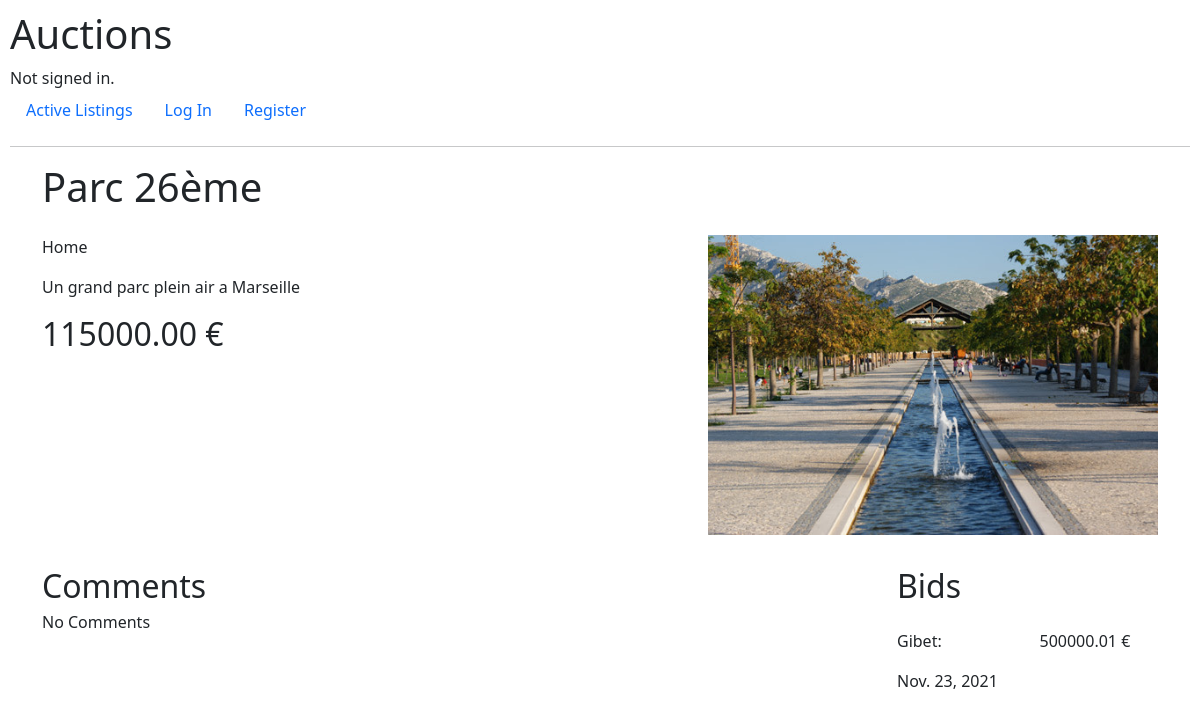
Page /listing/10 on the committed database.
### auctions/models.py (models this page shows, shortened)
class Listing(models.Model):
    author = models.ForeignKey(User, on_delete=models.CASCADE)
    name = models.CharField(max_length=80)
    descryption = models.CharField(max_length=240)
    image = models.ImageField(null=True, blank=True, default='',upload_to='img')
    category = models.ForeignKey(Category, on_delete=models.CASCADE)
    price = models.DecimalField(max_digits=9, decimal_places=2)
    opened =models.BooleanField(default=True)

class Category(models.Model):
    name = models.CharField(max_length=50)
    def __str__(self):
        return f"{self.name}"

class Bid(models.Model):
    listing = models.ForeignKey(Listing, on_delete=models.CASCADE)
    author = models.ForeignKey(User, on_delete=models.CASCADE)
    bid_date = models.DateField(auto_now_add=True)
    value = models.DecimalField(max_digits=8, decimal_places=2)

class User(AbstractUser):
    pass

### auctions/views.py (the view, shortened to what this page needs)
# urls.py: path("listing/<int:item_id>", views.listing_page, name="listing"),
def listing_page(request, item_id):
    is_watched = False
    is_author = False
    is_winner = False
    entry = Listing.objects.get(id = item_id)
    if request.method == "POST":
        Listing.objects.filter(id = item_id).update(opened = False)
        if Bid.objects.filter(listing = entry).order_by('value').first():
            best_bid = Bid.objects.filter(listing = entry).order_by('value').first()
            Winner.objects.create(user = best_bid.author, listings = entry)
        return redirect('index')
    return render(request, "auctions/listing.html", {
        "listing": entry,
        "is_watched": is_watched,
        "is_author": is_author,
        "is_winner": is_winner,
        "comments": Comment.objects.filter(listing = entry),
        "bids": Bid.objects.filter(listing = entry),
        "commentform": comment_form(),
        "bidform": bid_form()
    })

### auctions/templates/auctions/listing.html (shortened to what this page needs)
{% extends "auctions/layout.html" %}
{% block body %}
    <div class="container">
        <div class="row">
            <div class="col-sm-9 feature">
                <h1>{{ listing.name }}</h1>
            </div>
            <div class="col-sm-3 feature row py-3">
            </div>
        </div>
    </div>
    <div class="container">
        <div class="row py-3">
            <div class="col-sm-6 feature">
                <p>{{ listing.category }}</p>
                <p>{{ listing.descryption }}</p>
                <h2>{{ listing.price }} €</h2>
            </div>
            <div id="image" class="col-sm-6 feature">
                <img src="{{ listing.image.url }}" alt="{{ listing.name }}" style="max-height:300px" onerror="this.src='https://www.pelectra.fr/includes/uploads/core/error_not_found.jpg?img=9326.08.15.5000.f.jpg'"></img>
            </div>
        </div>
    </div>
    <div class="container">
        <div class="row py-3">
            <div class="col-sm-9 feature">
                <div>
                    <h2>Comments</h2>
                    {% for comment in comments %}
                        <div class="row py-3">
                            <div class="col-sm-2 feature">
                                <p>{{ comment.author }}:</p>
                                <p>{{ comment.comment_date }}</p>
                            </div>
                            <div class="col-sm-10 feature">
                                <p>{{ comment.content }}</p>
                            </div>
                        </div>
                        {% empty %}
                        <div>
                            <h6>No Comments</h6>
                        </div>
                    {% endfor %}
                </div>
            </div>
                    <div class="col-sm-3 feature">
                <div>
                    <div>
                        <h2>Bids</h2>
                        {% for bid in bids %}
                            <div class="row py-3">
                                <div class="col-sm-6 feature">
                                    <p>{{ bid.author }}:</p>
                                    <p>{{ bid.bid_date }}</p>
                                </div>
                            <div class="col-sm-6 feature">
                                <p>{{ bid.value }} €</p>
                            </div>
                        </div>
                            {% empty %}
                            <div>
                                <h6>No Bids</h6>
                            </div>
                        {% endfor %}
                    </div>
                </div>
            </div>
        </div>
    </div>
{% endblock %}

### auctions/static/auctions/styles.css (style rules this page uses)
body { padding: 10px; }
#image { display: flex; justify-content: flex-end; align-items: flex-end; }

### rows in the picture
Listing: name "Parc 26ème", category "Home", descryption "Un grand parc plein air a Marseille", price "115000.00", image (picture)
Bid: author "Gibet", bid_date "Nov. 23, 2021", value "500000.01"
